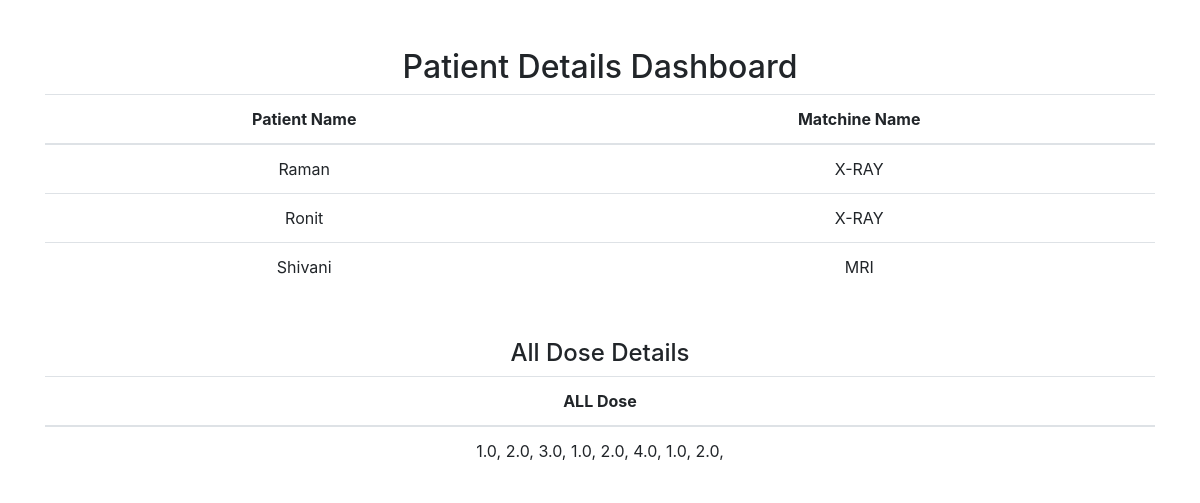
The page / on the database its author committed.
### app/models.py (models this page shows, shortened)
class Patient(models.Model):
    patient_id=models.UUIDField(default=uuid.uuid4,primary_key=True,)
    machine_name=models.ForeignKey(Machine, on_delete=models.CASCADE)
    patient_name=models.CharField(max_length=100)

class Machine(models.Model):
    machine_id=models.UUIDField(default=uuid.uuid4,primary_key=True,)
    machine_name=models.CharField(max_length=100)
    def __str__(self) -> str:
        return self.machine_name

class Dose(models.Model):
    dose=models.FloatField()
    patient_name=models.ForeignKey(Patient, on_delete=models.CASCADE)

### app/views.py (the view)
# urls.py: path('',views.show),
def show(request):
    patient=Patient.objects.all()
    dose=Dose.objects.all()
    return render(request, 'show.html', {'patient':patient, 'dose':dose})

### app/templates/show.html (shortened to what this page needs)
<!DOCTYPE html>
<html lang="en">
<head>
  <link rel="stylesheet" href="https://cdn.jsdelivr.net/npm/bootstrap@4.6.2/dist/css/bootstrap.min.css">
</head>
<body>
<div class="container">
  <h2 class="text-center mt-5">Patient Details Dashboard</h2>
  <table class="table text-center">
    <thead>
      <tr>
        <th>Patient Name</th>
        <th>Matchine Name</th>
      </tr>
    </thead>
    <tbody>
      {% for patient in patient %}
      <tr>
        <td>{{patient.patient_name}}</td>
        <td>{{patient.machine_name}}</td>
      </tr>
      {% endfor%}
    </tbody>
  </table>
</div>
<div class="container">
  <h4 class="text-center mt-5">All Dose Details</h4>
  <table class="table text-center">
    <thead>
      <tr>
        <th> ALL Dose</th>
      </tr>
    </thead>
    <tbody>
      <td>
        {% for dose in dose %}
          {{dose.dose}},
        {% endfor %}
    </td>
    </tbody>
  </table>
</div>
</body>
</html>

### rows shown on the page
Patient: patient_name "Raman", machine_name "X-RAY"
Patient: patient_name "Ronit", machine_name "X-RAY"
Patient: patient_name "Shivani", machine_name "MRI"
Dose: dose "1.0"
Dose: dose "2.0"
Dose: dose "3.0"
Dose: dose "1.0"
Dose: dose "2.0"
Dose: dose "4.0"
Dose: dose "1.0"
Dose: dose "2.0"
